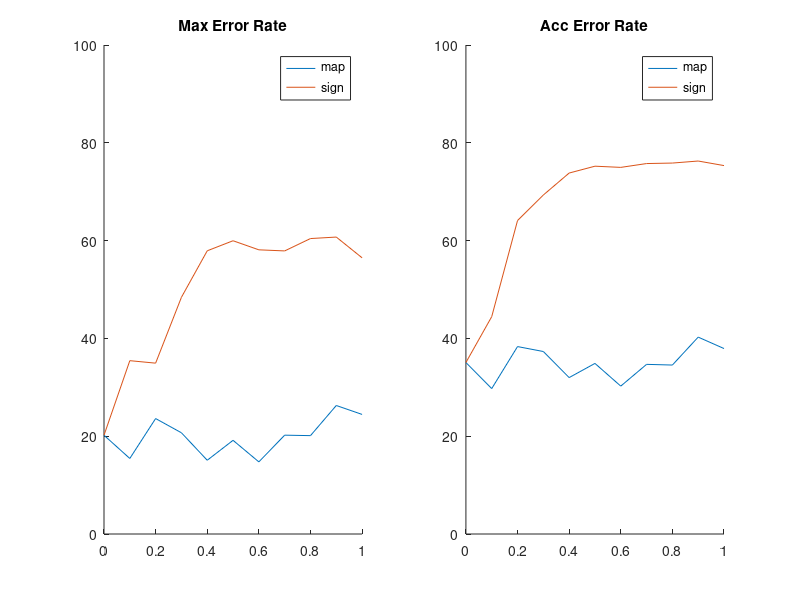

This figure's MATLAB source:
load signAbi.mat

data(:,1) = data(:,1) - mean(data(:,1));
data(:,1) = data(:,1) / std(data(:,1)) * 50;
data(:,2) = data(:,2) - mean(data(:,2));
data(:,2) = data(:,2) / std(data(:,2)) * 50;
data(:,1) = data(:,1) + 20;
data(:,2) = data(:,2) + 35;

detectAbiList = [0: 0.1: 1];
for cnt = 1: length(detectAbiList)
    list = [(cnt-1)*100 + 1: cnt*100];
    newData(cnt, :) = mean(data(list, :));  
end

newData(1, 3) = newData(1, 1);
newData(2, 3) = newData(2, 1) + 5;
newData(2, 3) = newData(2, 1) + 10;
newData(2, 3) = newData(2, 1) + 15;
newData(2, 3) = newData(2, 1) + 20;
newData(1, 4) = newData(1, 2);

figure;
subplot(1,2,1);
hold on;
plot(detectAbiList, newData(:,1));
plot(detectAbiList, newData(:,3));
hold off;
legend('map', 'sign');
title('Max Error Rate');
axis([0 1 0 100]);

subplot(1,2,2);
hold on;
plot(detectAbiList, newData(:,2));
plot(detectAbiList, newData(:,4));
hold off;
legend('map', 'sign');
title('Acc Error Rate');
axis([0 1 0 100]);